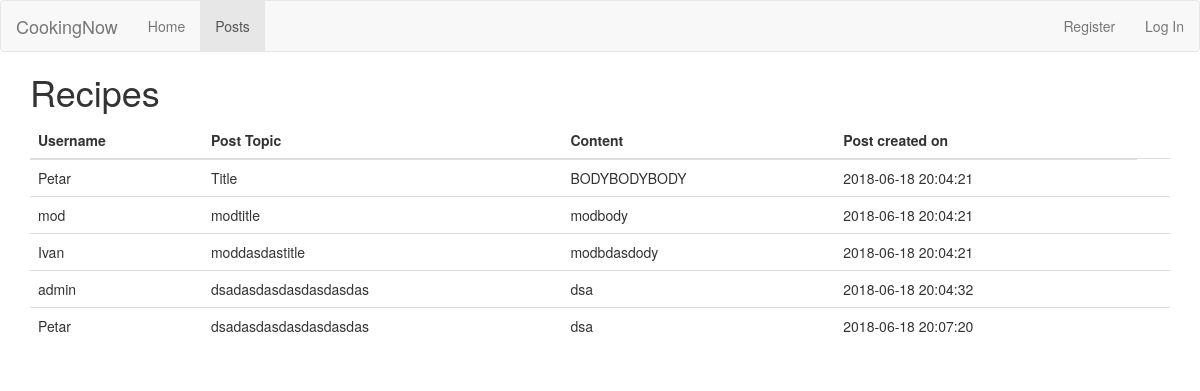
The app's page /posts/, older data.
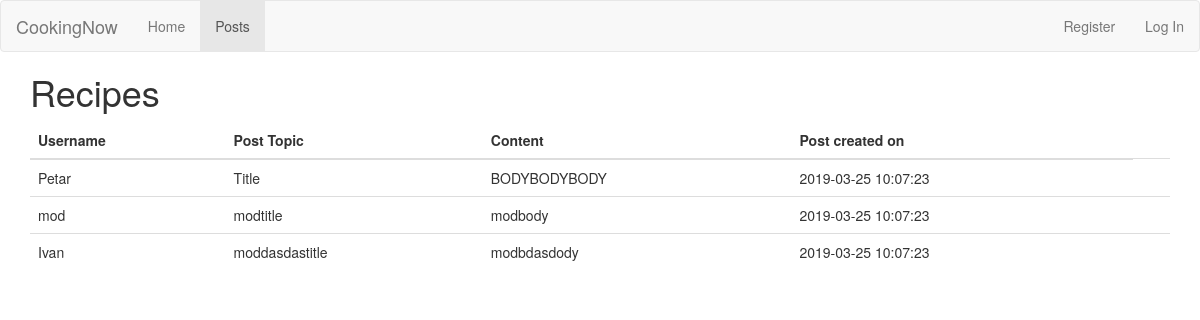
The same page, newer data.
### tables this page shows
CREATE TABLE post (
  id INTEGER PRIMARY KEY AUTOINCREMENT,
  author_id INTEGER,
  username TEXT NOT NULL,
  created TIMESTAMP NOT NULL DEFAULT CURRENT_TIMESTAMP,
  title TEXT NOT NULL,
  body TEXT NOT NULL,
  comment TEXT,
  FOREIGN KEY (author_id) REFERENCES user (id)
);

### server.py (the view)
@app.route('/posts/')
def posts():
    g.active_url = '/posts'
    db = get_db()
    posts = get_all_posts()
    print_posts(posts)
    return render_template('posts/posts.html', posts=posts)

### server.py (called while the page is built)
def get_db():
    if 'db' not in g:
        g.db = sqlite3.connect(DATABASE, detect_types=sqlite3.PARSE_DECLTYPES)
        g.db.row_factory = sqlite3.Row
    return g.db

def get_all_posts():
    posts = g.db.execute('SELECT * FROM post').fetchall()
    return posts

def print_posts(post_list):
    for post in post_list:
        print_post(post)

def print_post(post):
    print('post: ', post['username'], ', title: ', post['title'], ', body: ', post['body'])

### templates/posts/posts.html (shortened to what this page needs)
{% extends 'base.html' %}
{% block content %}
<h1>{% block title %}Recipes{% endblock %}</h1>
<table class="table table-sm table-dark">
    <thead>
    <tr>
        <th>Username</th>
        <th>Post Topic</th>
        <th>Content</th>
        <th>Post created on</th>
    </tr>
    </thead>
    <tbody>
    {% for post in posts %}
    <section>
        <div class="details">
            <div class="container">
                <tr>
                    <td class="table-primary">{{post['username']}}</td>
                    <td>{{post['title']}}</td>
                    <td>{{post['body']}}</td>
                    <td>{{post['created']}}</td>
                    <td>
                    </td>
                </tr>
            </div>
        </div>
    </section>
    {% endfor %}
    </tbody>
</table>
{% endblock %}

### templates/base.html (shortened to what this page needs)
<!doctype html>
<html>
<head>
    <link rel="stylesheet" href="/static/css/bootstrap.min.css"/>
    <link rel="stylesheet" href="/static/css/custom.css"/>
</head>
<body>
<header>
    <nav class="navbar navbar-default">
        <div class="container-fluid">
            <div class="navbar-header">
                <a class="navbar-brand" href="/">CookingNow</a>
            </div>
            <ul class="nav navbar-nav">
                <li {%if g.active_url=='/' %} class="active" {% endif %}><a href="/">Home</a></li>
                <li {%if g.active_url=='/posts' %} class="active" {% endif %}><a href="/posts">Posts</a></li>
            </ul>
            <ul class="nav navbar-nav navbar-right">
                {% if session.get('user') %}
                <li><a class="logged-user" href="#">{{ session.get('user')['username'] + ' : ' +
                    session.get('user')['role'] }}</a></li>
                <li><a href="{{ url_for('logout') }}">Log Out</a></li>
                {% else %}
                <li><a href="{{ url_for('register') }}">Register</a></li>
                <li><a href="{{ url_for('login') }}">Log In</a></li>
                {% endif %}
            </ul>
        </div>
    </nav>
</header>
<section class="container">
    {% block content %}
    {% endblock %}
</section>
</body>
</html>

### static/css/custom.css (style rules this page uses)
nav.navbar { margin-bottom:0; }

Row changes from the older to the newer data that the page shows:
removed post: username "admin", title "dsadasdasdasdasdasdas", body "dsa", created "2018-06-18 20:04:32"
removed post: username "Petar", title "dsadasdasdasdasdasdas", body "dsa", created "2018-06-18 20:07:20"
changed post "Petar": created "2018-06-18 20:04:21" → "2019-03-25 10:07:23"
changed post "mod": created "2018-06-18 20:04:21" → "2019-03-25 10:07:23"
changed post "Ivan": created "2018-06-18 20:04:21" → "2019-03-25 10:07:23"
